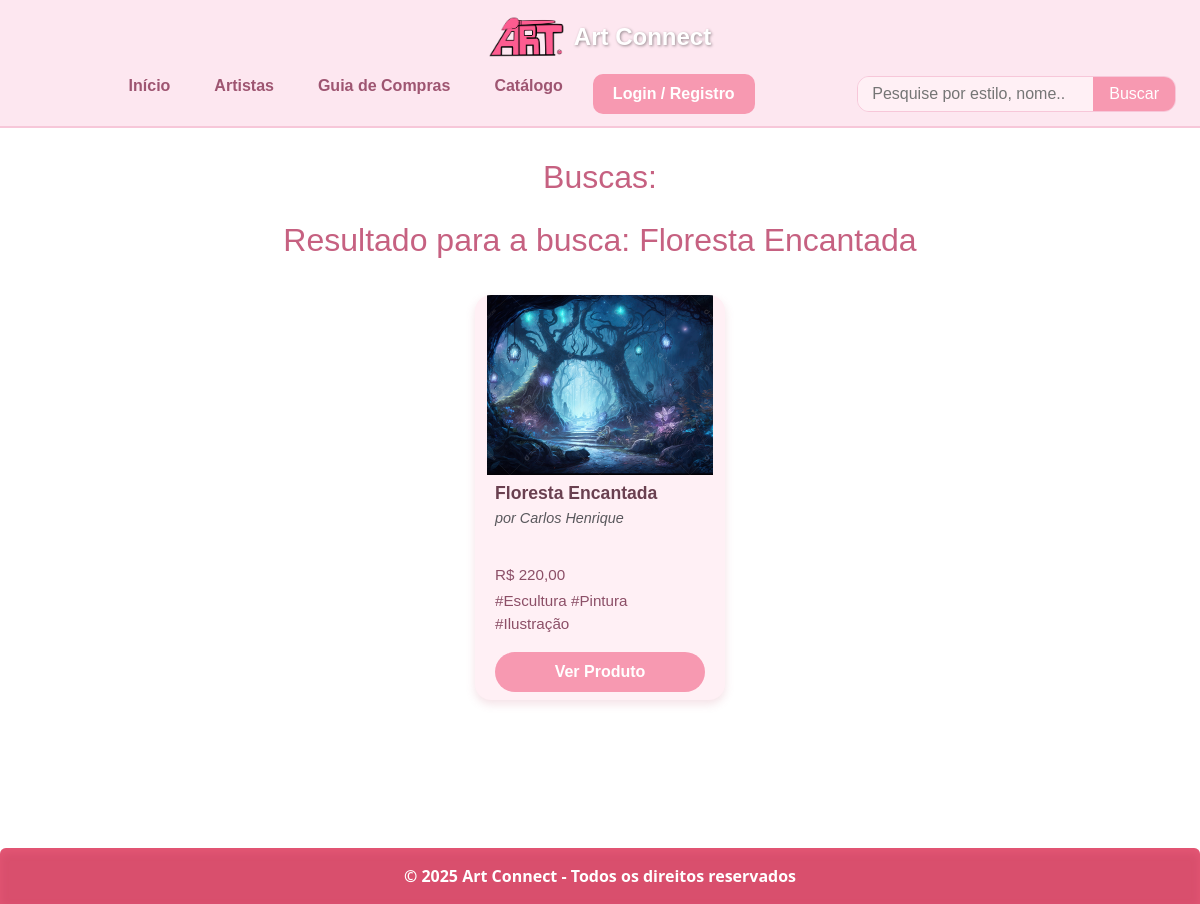
The page /usuarios/search.php?busca=Floresta Encantada on the database its author committed.
### tables this page shows
CREATE TABLE IF NOT EXISTS `artes` (
  `id` int(11) NOT NULL AUTO_INCREMENT,
  `titulo` varchar(255) NOT NULL,
  `descricao` text DEFAULT NULL,
  `imagem` varchar(255) DEFAULT NULL,
  `preco` decimal(10,2) DEFAULT NULL,
  `desconto` int(11) DEFAULT 0,
  `preco_final` decimal(10,2) DEFAULT NULL,
  `artista_id` int(11) NOT NULL,
  `data_publicacao` datetime DEFAULT current_timestamp(),
  `preco_promocao` decimal(10,2) DEFAULT 0.00,
  `promocao` bit(1) NOT NULL,
  `status` bit(1) NOT NULL,
  PRIMARY KEY (`id`),
  KEY `fk_artista` (`artista_id`)
);

CREATE TABLE IF NOT EXISTS `usuarios` (
  `id` int(11) NOT NULL AUTO_INCREMENT,
  `nome` varchar(100) NOT NULL,
  `nome_social` varchar(100) DEFAULT NULL,
  `email` varchar(100) NOT NULL,
  `senha` varchar(255) NOT NULL,
  `tipo` bit(1) NOT NULL,
  `cpf` varchar(14) NOT NULL,
  `rg` varchar(20) DEFAULT NULL,
  `data_nascimento` date DEFAULT NULL,
  `foto` varchar(255) DEFAULT NULL,
  `status` bit(1) NOT NULL,
  `data_cadastro` datetime NOT NULL,
  `apelido` varchar(50) DEFAULT NULL,
  `sexo` char(1) DEFAULT NULL,
  `descricao` text DEFAULT NULL,
  `cidade` varchar(40) NOT NULL,
  `estado` char(2) NOT NULL,
  `rede_artista` int(11) DEFAULT NULL,
  PRIMARY KEY (`id`),
  UNIQUE KEY `unique_email` (`email`),
  UNIQUE KEY `unique_cpf` (`cpf`),
  KEY `fk_usuario_contato` (`rede_artista`)
);

### usuarios/search.php (the view, shortened to what this page needs)
<?php
require_once '../conexao.php';
if (isset($_GET['busca']) && $_GET['busca'] != '') {
    $busca = $_GET['busca'];
    $paginaAtual = isset($_GET['pagina']) && !empty($_GET['pagina']) ? $_GET['pagina'] : 1;
    $paginaQtdd = 4;
    $valorInicial = ($paginaAtual * $paginaQtdd) - $paginaQtdd;
    $sql = "SELECT artes.*, usuarios.nome AS nome_artista
        FROM artes
        LEFT JOIN usuarios ON artes.artista_id = usuarios.id
        WHERE titulo LIKE '%$busca%'
        ORDER BY artes.id DESC
        LIMIT $valorInicial, $paginaQtdd";
    $res = mysqli_query($conexao, $sql);
}
?>
<!DOCTYPE html>
<html lang="pt">
<head>
  <link href="https://cdn.jsdelivr.net/npm/bootstrap@5.3.2/dist/css/bootstrap.min.css" rel="stylesheet" />
  <link rel="stylesheet" href="https://cdnjs.cloudflare.com/ajax/libs/slick-carousel/1.8.1/slick.min.css" />
  <link rel="stylesheet" href="https://cdnjs.cloudflare.com/ajax/libs/slick-carousel/1.8.1/slick-theme.min.css" />
    <link rel="stylesheet" href="../css/busca.css">
</head>
<?php include("topo.php"); ?>
<body>
    <section class="catalogo">
        <h2>Buscas:</h2>
        <h2 class="titulo-main">Resultado para a <span>busca: <?php echo $busca ?> </span></h2>
        <div class="row mt-4">
            <?php while ($linha = mysqli_fetch_assoc($res)) {
                $tags = [];
                $tag_res = mysqli_query($conexao, "SELECT t.nome FROM arte_tag at INNER JOIN tags t ON at.tag_id = t.id WHERE at.arte_id = {$linha['id']}");
                while ($t = mysqli_fetch_assoc($tag_res)) {
                    $tags[] = "#" . $t['nome'];
                }
                $caminhoImagem = "../images/produtos/" . $linha['imagem'];
                $imagem = (!empty($linha['imagem']) && file_exists($caminhoImagem)) ? $caminhoImagem : "../images/assets/img/placeholder-produto.jpg";
                $preco = number_format($linha['preco'], 2, ',', '.');
                $temDesconto = $linha['desconto'] > 0;
                $precoFinal = $temDesconto ? $linha['preco'] * (1 - $linha['desconto'] / 100) : $linha['preco'];
                $precoFinalFormatado = number_format($precoFinal, 2, ',', '.');
                echo "
                <div class='catalogo-card'>
                    <img src='$imagem' alt='Arte de {$linha['nome_artista']}' style='width: 100%; height: 180px; object-fit: cover;'>";
                echo "
                    <div class='conteudo p-2'>
                        <h5 class='mb-1'>{$linha['titulo']}</h5>
                        <small class='text-muted'>por {$linha['nome_artista']}</small><br>
                        <p class='mb-1'>";
                if ($temDesconto) {
                    echo "<del style='font-size: 12px;'>R$ $preco</del> <strong class='text-success' style='font-size: 16px;'>R$ $precoFinalFormatado</strong>";
                } else {
                    echo "R$ $preco";
                }
                echo "</p>
                        <p class='mb-1'>" . implode(' ', $tags) . "</p>
                        <a href='catalogo/produto.php?id={$linha['id']}' class='btn-ver-perfil'>Ver Produto</a>
                    </div>
                </div>";
            } ?>
        </div>
        <div class="col-12 mt-5">
            <nav aria-label="paginacao">
            </nav>
        </div>
    </section>
     <footer class="bg-rose text-white py-3 text-center rounded-top">
    <p class="mb-0">&copy; 2025 Art Connect - Todos os direitos reservados</p>
  </footer>
</body>
</html>

### css/busca.css (style rules this page uses)
html, body { height: 100%; }
body { display: flex; flex-direction: column; }
.catalogo { flex: 1; max-width: 1200px; margin: 30px auto 50px auto; padding: 0 20px; font-family: 'Poppins', sans-serif; color: #6a4050; }
.catalogo h2 { font-size: 2rem; color: #c66181; margin-bottom: 25px; text-align: center; }
.row.mt-4 { display: flex; flex-wrap: wrap; justify-content: center; gap: 16px; }
.catalogo-card { flex: 1 1 250px; max-width: 250px; background-color: #fff0f5; border-radius: 16px; box-shadow: 0 4px 10px rgba(199, 104, 132, 0.2); overflow: hidden; display: flex; flex-direction: column; transition: transform 0.3s ease; position: relative; }
.catalogo-card img { width: 100%; height: 180px; object-fit: cover; }
.catalogo-card .conteudo { padding: 12px 14px; color: #6a4050; flex-grow: 1; display: flex; flex-direction: column; justify-content: space-between; }
.catalogo-card h5 { font-weight: 700; margin-bottom: 6px; font-size: 1.1rem; }
.catalogo-card small { color: #b47d8e; font-style: italic; font-size: 0.9rem; margin-bottom: 10px; }
.catalogo-card p { font-size: 0.95rem; margin-bottom: 8px; color: #8c4f67; }
.btn-ver-perfil { margin-top: 12px; display: block; width: 100%; padding: 8px 12px; background: #f799b1; color: white; font-weight: 700; border-radius: 25px; text-decoration: none; text-align: center; transition: background 0.3s ease; }
footer { background-color: #d94f6d; color: #fff5f8; padding: 1.2rem; text-align: center; border-top-left-radius: 1rem; border-top-right-radius: 1rem; font-weight: 600; font-size: 1rem; box-shadow: inset 0 4px 8px rgba(255, 105, 135, 0.3); margin-top: auto; }

### css/topo.css (style rules this page uses)
nav { width: 100%; display: flex; flex-wrap: wrap; justify-content: center; gap: 12px; align-items: center; }

### usuarios/search.php (style rules this page uses)
.catalogo-card { width: 250px; display: inline-block; vertical-align: top; position: relative; margin: 10px; }
.catalogo .row { justify-content: center; display: flex; flex-wrap: wrap; }

### rows shown on the page
artes: imagem (picture), titulo "Floresta Encantada", artista.nome "Carlos Henrique", preco "220,00", tags "#Escultura #Pintura #Ilustração"

### other values the page prints
$busca "Floresta Encantada"
